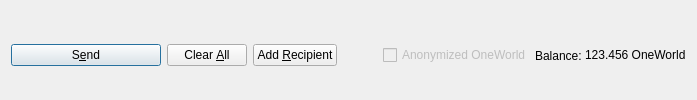
         <widget class="QFrame" name="frame_Send">
          <layout class="QHBoxLayout" name="horizontalLayout">
           <property name="bottomMargin">
            <number>0</number>
           </property>
           <item>
            <widget class="QPushButton" name="sendButton">
             <property name="minimumSize">
              <size>
               <width>150</width>
               <height>0</height>
              </size>
             </property>
             <property name="toolTip">
              <string>Confirm the send action</string>
             </property>
             <property name="text">
              <string>S&amp;end</string>
             </property>
             <property name="icon">
              <iconset>
               <normaloff>:/icons/send</normaloff>:/icons/send</iconset>
             </property>
             <property name="autoDefault">
              <bool>false</bool>
             </property>
             <property name="default">
              <bool>true</bool>
             </property>
            </widget>
           </item>
           <item>
            <widget class="QPushButton" name="clearButton">
             <property name="sizePolicy">
              <sizepolicy hsizetype="Minimum" vsizetype="Fixed">
               <horstretch>0</horstretch>
               <verstretch>0</verstretch>
              </sizepolicy>
             </property>
             <property name="toolTip">
              <string>Clear all fields of the form.</string>
             </property>
             <property name="text">
              <string>Clear &amp;All</string>
             </property>
             <property name="icon">
              <iconset>
               <normaloff>:/icons/remove</normaloff>:/icons/remove</iconset>
             </property>
             <property name="autoDefault">
              <bool>false</bool>
             </property>
            </widget>
           </item>
           <item>
            <widget class="QPushButton" name="addButton">
             <property name="toolTip">
              <string>Send to multiple recipients at once</string>
             </property>
             <property name="text">
              <string>Add &amp;Recipient</string>
             </property>
             <property name="icon">
              <iconset>
               <normaloff>:/icons/add</normaloff>:/icons/add</iconset>
             </property>
             <property name="autoDefault">
              <bool>false</bool>
             </property>
            </widget>
           </item>
           <item>
            <spacer name="horizontalSpacer">
             <property name="orientation">
              <enum>Qt::Horizontal</enum>
             </property>
             <property name="sizeHint" stdset="0">
              <size>
               <width>40</width>
               <height>20</height>
              </size>
             </property>
            </spacer>
           </item>
           <item>
            <layout class="QHBoxLayout" name="horizontalLayout_2">
             <property name="spacing">
              <number>3</number>
             </property>
             <item>
              <widget class="QCheckBox" name="checkzOneWorld">
               <property name="enabled">
                <bool>false</bool>
               </property>
               <property name="text">
                <string>Anonymized OneWorld</string>
               </property>
              </widget>
             </item>
             <item>
              <widget class="QLabel" name="label">
               <property name="text">
                <string>Balance:</string>
               </property>
              </widget>
             </item>
             <item>
              <widget class="QLabel" name="labelBalance">
               <property name="sizePolicy">
                <sizepolicy hsizetype="Preferred" vsizetype="Fixed">
                 <horstretch>0</horstretch>
                 <verstretch>0</verstretch>
                </sizepolicy>
               </property>
               <property name="cursor">
                <cursorShape>IBeamCursor</cursorShape>
               </property>
               <property name="text">
                <string notr="true">123.456 OneWorld</string>
               </property>
               <property name="textInteractionFlags">
                <set>Qt::LinksAccessibleByMouse|Qt::TextSelectableByKeyboard|Qt::TextSelectableByMouse</set>
               </property>
              </widget>
             </item>
            </layout>
           </item>
          </layout>
         </widget>
